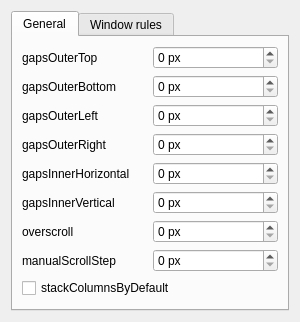
<?xml version="1.0" encoding="UTF-8"?>
<ui version="4.0">
    <class>KWin::KarouselConfigForm</class>
    <widget class="QWidget" name="KWin::KarouselConfigForm">
        <property name="windowTitle">
            <string>Karousel</string>
        </property>
        <property name="autoFillBackground">
            <bool>false</bool>
        </property>
        <layout class="QVBoxLayout" name="layout_main">
            <item>
                <widget class="QTabWidget" name="tabContainer">
                    <widget class="QWidget" name="tab_general">
                        <attribute name="title">
                            <string>General</string>
                        </attribute>
                        <layout class="QGridLayout" name="layout_tab_general">
                            <item row="0" column="0">
                                <widget class="QLabel" name="label_gapsOuterTop">
                                    <property name="text">
                                        <string>gapsOuterTop</string>
                                    </property>
                                </widget>
                            </item>
                            <item row="0" column="1">
                                <widget class="QSpinBox" name="kcfg_gapsOuterTop">
                                    <property name="suffix">
                                        <string> px</string>
                                    </property>
                                    <property name="maximum">
                                        <number>999</number>
                                    </property>
                                    <property name="value">
                                        <number>0</number>
                                    </property>
                                </widget>
                            </item>

                            <item row="1" column="0">
                                <widget class="QLabel" name="label_gapsOuterBottom">
                                    <property name="text">
                                        <string>gapsOuterBottom</string>
                                    </property>
                                </widget>
                            </item>
                            <item row="1" column="1">
                                <widget class="QSpinBox" name="kcfg_gapsOuterBottom">
                                    <property name="suffix">
                                        <string> px</string>
                                    </property>
                                    <property name="maximum">
                                        <number>999</number>
                                    </property>
                                    <property name="value">
                                        <number>0</number>
                                    </property>
                                </widget>
                            </item>

                            <item row="2" column="0">
                                <widget class="QLabel" name="label_gapsOuterLeft">
                                    <property name="text">
                                        <string>gapsOuterLeft</string>
                                    </property>
                                </widget>
                            </item>
                            <item row="2" column="1">
                                <widget class="QSpinBox" name="kcfg_gapsOuterLeft">
                                    <property name="suffix">
                                        <string> px</string>
                                    </property>
                                    <property name="maximum">
                                        <number>999</number>
                                    </property>
                                    <property name="value">
                                        <number>0</number>
                                    </property>
                                </widget>
                            </item>

                            <item row="3" column="0">
                                <widget class="QLabel" name="label_gapsOuterRight">
                                    <property name="text">
                                        <string>gapsOuterRight</string>
                                    </property>
                                </widget>
                            </item>
                            <item row="3" column="1">
                                <widget class="QSpinBox" name="kcfg_gapsOuterRight">
                                    <property name="suffix">
                                        <string> px</string>
                                    </property>
                                    <property name="maximum">
                                        <number>999</number>
                                    </property>
                                    <property name="value">
                                        <number>0</number>
                                    </property>
                                </widget>
                            </item>

                            <item row="4" column="0">
                                <widget class="QLabel" name="label_gapsInnerHorizontal">
                                    <property name="text">
                                        <string>gapsInnerHorizontal</string>
                                    </property>
                                </widget>
                            </item>
                            <item row="4" column="1">
                                <widget class="QSpinBox" name="kcfg_gapsInnerHorizontal">
                                    <property name="suffix">
                                        <string> px</string>
                                    </property>
                                    <property name="maximum">
                                        <number>999</number>
                                    </property>
                                    <property name="value">
                                        <number>0</number>
                                    </property>
                                </widget>
                            </item>

                            <item row="5" column="0">
                                <widget class="QLabel" name="label_gapsInnerVertical">
                                    <property name="text">
                                        <string>gapsInnerVertical</string>
                                    </property>
                                </widget>
                            </item>
                            <item row="5" column="1">
                                <widget class="QSpinBox" name="kcfg_gapsInnerVertical">
                                    <property name="suffix">
                                        <string> px</string>
                                    </property>
                                    <property name="maximum">
                                        <number>999</number>
                                    </property>
                                    <property name="value">
                                        <number>0</number>
                                    </property>
                                </widget>
                            </item>

                            <item row="6" column="0">
                                <widget class="QLabel" name="label_overscroll">
                                    <property name="text">
                                        <string>overscroll</string>
                                    </property>
                                </widget>
                            </item>
                            <item row="6" column="1">
                                <widget class="QSpinBox" name="kcfg_overscroll">
                                    <property name="suffix">
                                        <string> px</string>
                                    </property>
                                    <property name="maximum">
                                        <number>999</number>
                                    </property>
                                    <property name="value">
                                        <number>0</number>
                                    </property>
                                </widget>
                            </item>

                            <item row="7" column="0">
                                <widget class="QLabel" name="label_manualScrollStep">
                                    <property name="text">
                                        <string>manualScrollStep</string>
                                    </property>
                                </widget>
                            </item>
                            <item row="7" column="1">
                                <widget class="QSpinBox" name="kcfg_manualScrollStep">
                                    <property name="suffix">
                                        <string> px</string>
                                    </property>
                                    <property name="maximum">
                                        <number>999</number>
                                    </property>
                                    <property name="value">
                                        <number>0</number>
                                    </property>
                                </widget>
                            </item>

                            <item row="8" column="0" colspan="2">
                                <widget class="QCheckBox" name="kcfg_stackColumnsByDefault">
                                    <property name="text">
                                        <string>stackColumnsByDefault</string>
                                    </property>
                                </widget>
                            </item>
                        </layout>
                    </widget>
                    <widget class="QWidget" name="tab_windowRules">
                        <attribute name="title">
                            <string>Window rules</string>
                        </attribute>
                        <layout class="QVBoxLayout" name="layout_tab_windowRules">
                            <item>
                                <widget class="QPlainTextEdit" name="kcfg_windowRules"/>
                            </item>
                        </layout>
                    </widget>
                </widget>
            </item>
        </layout>
    </widget>
    <resources/>
    <connections/>
</ui>
